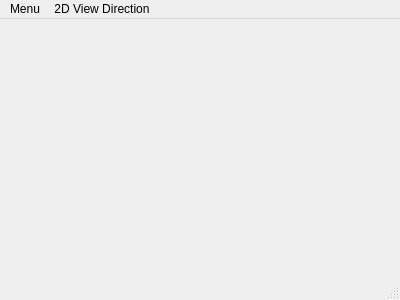
<?xml version="1.0" encoding="UTF-8"?>
<ui version="4.0">
 <class>MainWindow</class>
 <widget class="QMainWindow" name="MainWindow">
  <property name="geometry">
   <rect>
    <x>0</x>
    <y>0</y>
    <width>400</width>
    <height>300</height>
   </rect>
  </property>
  <property name="windowTitle">
   <string>MainWindow</string>
  </property>
  <widget class="QWidget" name="centralWidget">
   <layout class="QVBoxLayout" name="verticalLayout">
    <item>
     <layout class="QHBoxLayout" name="horizontalLayout"/>
    </item>
   </layout>
  </widget>
  <widget class="QMenuBar" name="menuBar">
   <property name="geometry">
    <rect>
     <x>0</x>
     <y>0</y>
     <width>400</width>
     <height>22</height>
    </rect>
   </property>
   <widget class="QMenu" name="menuMenu">
    <property name="title">
     <string>Menu</string>
    </property>
    <addaction name="actionDraw_Grid"/>
   </widget>
   <widget class="QMenu" name="menu2D_View_Direction">
    <property name="title">
     <string>2D View Direction</string>
    </property>
    <addaction name="actionXPos"/>
    <addaction name="actionXNeg"/>
    <addaction name="actionYPos"/>
    <addaction name="actionYNeg"/>
    <addaction name="actionZPos"/>
    <addaction name="actionZNeg"/>
   </widget>
   <addaction name="menuMenu"/>
   <addaction name="menu2D_View_Direction"/>
  </widget>
  <widget class="QStatusBar" name="statusBar"/>
  <action name="actionSmooth_Zoom">
   <property name="checkable">
    <bool>true</bool>
   </property>
   <property name="text">
    <string>Smooth Zoom</string>
   </property>
  </action>
  <action name="actionDraw_Grid">
   <property name="checkable">
    <bool>true</bool>
   </property>
   <property name="checked">
    <bool>true</bool>
   </property>
   <property name="text">
    <string>Draw grid</string>
   </property>
  </action>
  <action name="actionXPos">
   <property name="text">
    <string>X+</string>
   </property>
  </action>
  <action name="actionXNeg">
   <property name="text">
    <string>X-</string>
   </property>
  </action>
  <action name="actionYPos">
   <property name="text">
    <string>Y+</string>
   </property>
  </action>
  <action name="actionYNeg">
   <property name="text">
    <string>Y-</string>
   </property>
  </action>
  <action name="actionZPos">
   <property name="text">
    <string>Z+</string>
   </property>
  </action>
  <action name="actionZNeg">
   <property name="text">
    <string>Z-</string>
   </property>
  </action>
 </widget>
 <layoutdefault spacing="6" margin="11"/>
 <resources/>
 <connections>
  <connection>
   <sender>actionDraw_Grid</sender>
   <signal>triggered(bool)</signal>
   <receiver>MainWindow</receiver>
   <slot>setDrawGrid(bool)</slot>
   <hints>
    <hint type="sourcelabel">
     <x>-1</x>
     <y>-1</y>
    </hint>
    <hint type="destinationlabel">
     <x>199</x>
     <y>149</y>
    </hint>
   </hints>
  </connection>
  <connection>
   <sender>actionXNeg</sender>
   <signal>triggered()</signal>
   <receiver>MainWindow</receiver>
   <slot>setXNeg()</slot>
   <hints>
    <hint type="sourcelabel">
     <x>-1</x>
     <y>-1</y>
    </hint>
    <hint type="destinationlabel">
     <x>199</x>
     <y>149</y>
    </hint>
   </hints>
  </connection>
  <connection>
   <sender>actionXPos</sender>
   <signal>triggered()</signal>
   <receiver>MainWindow</receiver>
   <slot>setXPos()</slot>
   <hints>
    <hint type="sourcelabel">
     <x>-1</x>
     <y>-1</y>
    </hint>
    <hint type="destinationlabel">
     <x>199</x>
     <y>149</y>
    </hint>
   </hints>
  </connection>
  <connection>
   <sender>actionYNeg</sender>
   <signal>triggered()</signal>
   <receiver>MainWindow</receiver>
   <slot>setYNeg()</slot>
   <hints>
    <hint type="sourcelabel">
     <x>-1</x>
     <y>-1</y>
    </hint>
    <hint type="destinationlabel">
     <x>199</x>
     <y>149</y>
    </hint>
   </hints>
  </connection>
  <connection>
   <sender>actionYPos</sender>
   <signal>triggered()</signal>
   <receiver>MainWindow</receiver>
   <slot>setYPos()</slot>
   <hints>
    <hint type="sourcelabel">
     <x>-1</x>
     <y>-1</y>
    </hint>
    <hint type="destinationlabel">
     <x>199</x>
     <y>149</y>
    </hint>
   </hints>
  </connection>
  <connection>
   <sender>actionZNeg</sender>
   <signal>triggered()</signal>
   <receiver>MainWindow</receiver>
   <slot>setZNeg()</slot>
   <hints>
    <hint type="sourcelabel">
     <x>-1</x>
     <y>-1</y>
    </hint>
    <hint type="destinationlabel">
     <x>199</x>
     <y>149</y>
    </hint>
   </hints>
  </connection>
  <connection>
   <sender>actionZPos</sender>
   <signal>triggered()</signal>
   <receiver>MainWindow</receiver>
   <slot>setZPos()</slot>
   <hints>
    <hint type="sourcelabel">
     <x>-1</x>
     <y>-1</y>
    </hint>
    <hint type="destinationlabel">
     <x>199</x>
     <y>149</y>
    </hint>
   </hints>
  </connection>
 </connections>
 <slots>
  <slot>setDrawGrid(bool)</slot>
  <slot>setXPos()</slot>
  <slot>setXNeg()</slot>
  <slot>setYPos()</slot>
  <slot>setYNeg()</slot>
  <slot>setZPos()</slot>
  <slot>setZNeg()</slot>
 </slots>
</ui>
